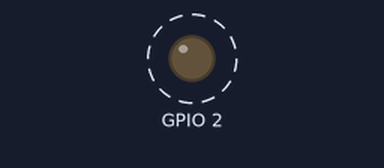
Recording of a program running on a simulated ESP32. Shown: output pins drawn as LEDs (lit = HIGH). Dashed ring = blinking. The camera gives no picture.

Above: at 2.33 s.
Timing chart, 0 to 5.3 s (numbered marks = the images above):
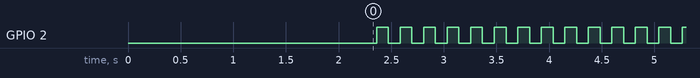

The program:

main.cpp
```cpp
#include "OV2640.hh"
#include "ImgManip.hh"
#include "driver/uart.h"

#pragma pack(push, 1)
typedef struct {
  uint8_t posX;
  uint8_t posY;
  uint32_t area;
} CameraObject;

typedef struct {
  uint8_t objNum;
  CameraObject objList[10];
} DataFrame;
#pragma pack(pop)

OV2640 Camera;
ImgManip Manipulator;

bool structElem[9] = {1,1,1,1,1,1,1,1,1};

uint32_t measureTime();
void sendFrame(uint8_t* data, size_t len, uint32_t interval, float fps, uint8_t labels, std::vector<Blob> labels_info);
void sendInfo(uint8_t labels, std::vector<Blob> labels_info);

void setup() {
  esp_log_level_set("*", ESP_LOG_NONE);

  Serial.begin(115200);
  Serial.flush();
  uart_set_pin(UART_NUM_0, -1, -1, -1, -1);

  Serial2.setTxBufferSize(26000);
  Serial2.begin(1000000, SERIAL_8N1, 3, 1);
  while(!Serial2) delay(10);

  Serial1.begin(115200, SERIAL_8N1, 14, 13);
  Serial1.setTxBufferSize(256);
  while(!Serial1) delay(10);

  pinMode(2, OUTPUT);
  digitalWrite(2, LOW);

  Camera.init();
  Manipulator.init();
}

void loop() {
  uint32_t interval = measureTime();
  float fps = 1000.0 / (float)interval;

  uint8_t * Img = Camera.capture();

  Manipulator.detectEdges();
  Manipulator.setImg(Img, Camera.getWidth(), Camera.getHeight());
  Manipulator.separateChannels();
  Manipulator.detectColors(0,180,150,255);

  Manipulator.dilation(structElem);
  Manipulator.erosion(structElem);
  Manipulator.erosion(structElem);
  Manipulator.dilation(structElem);

  uint8_t labels = Manipulator.label();
  Manipulator.countArea();
  Manipulator.findCenter();
  Manipulator.countRoundness();
  Manipulator.checkBottomEdge();

  std::vector<Blob> labels_info = Manipulator.getLabelsInfo();

  if (Serial2.availableForWrite() >= Camera.getWidth()*Camera.getHeight() + 30)
  {
    sendFrame(
      Manipulator.getResult(),
      Camera.getWidth() * Camera.getHeight(),
      interval,
      fps,
      labels,
      labels_info
    );
  }

  if (Serial1.availableForWrite() >= sizeof(DataFrame))
  {
    sendInfo(labels, labels_info);
  }

  delay(50);
}

uint32_t measureTime() {
  static uint32_t last_call_time = 0;
  uint32_t current_time = millis();
  uint32_t interval = 0;

  if (last_call_time > 0) interval = current_time - last_call_time;
  last_call_time = current_time;

  return interval;
}

void sendFrame(uint8_t* data, size_t len, uint32_t interval, float fps, uint8_t labels, std::vector<Blob> labels_info) {
  const uint8_t header[] = {0xDE, 0xAD, 0xBE, 0xEF};

  Serial2.write(header, 4);
  Serial2.write((uint8_t *)&interval, 4);
  Serial2.write((uint8_t *)&fps,4);
  Serial2.write((uint8_t *)&labels, 1);

  uint32_t test = 30000;

  for(Blob & b: labels_info)
  {
    Serial2.write((uint8_t*)&b.index, 1);
    if(b.bottomEdge) Serial2.write((uint8_t*)&test, 4);
    else Serial2.write((uint8_t*)&b.area, 4);
    Serial2.write((uint8_t*)&b.x, 4);
    Serial2.write((uint8_t*)&b.y, 4);
    Serial2.write((uint8_t*)&b.roundness, 4);
  }

  Serial2.write((uint8_t*)&len, 4);
  Serial2.write(data, len);
}


void sendInfo(uint8_t labels, std::vector<Blob> labels_info)
{
  static bool ledState = false;
  ledState = !ledState;
  digitalWrite(2, ledState);

  DataFrame m;

  m.objNum = labels;


  for(int i = 0; i < 10; i++)
  {
    m.objList[i].posX = 0;
    m.objList[i].posY = 0;
    m.objList[i].area = 0;
  }

  uint32_t test = 30000;

  int idx = 0;
  for(Blob b : labels_info)
  {
    m.objList[idx].posX = (uint8_t)b.x;
    m.objList[idx].posY = (uint8_t)b.y;
    if(b.bottomEdge) m.objList[idx].area = test;
    else m.objList[idx].area = (uint32_t)b.area;

    idx++;
    if(idx >= 10) break;
  }


  Serial1.write((uint8_t *)&m, sizeof(DataFrame));
}
```

ImgManip.hh
```cpp
#pragma once

#include <Arduino.h>
#include <vector>

struct Blob;

class ImgManip
{
    private:
        uint8_t * _Img;
        uint8_t * _matY;
        uint8_t * _matU;
        uint8_t * _matV;
        uint8_t * _result;
        uint8_t * _buf;
        uint8_t * _labels;
        uint8_t * _edges;
        uint8_t * _distance;

        int _width;
        int _height;

        int _labels_num;
        std::vector<Blob> _labels_info;

        int CoordinatestoIndex(int x, int y);
        bool isAround(int x, int y, int neighboarhood);

    public:
        ImgManip();
        ~ImgManip();

        void init();
        void setImg(uint8_t * Img, int width, int height);

        uint8_t * getMatY();
        uint8_t * getMatU();
        uint8_t * getMatV();
        uint8_t * getResult();
        uint8_t * getEdges();
        uint8_t * getDistance();
        std::vector<Blob> getLabelsInfo();
        int getLabelsNum();

        void separateChannels();
        void detectColors(uint8_t minU, uint8_t maxU, uint8_t minV, uint8_t maxV);
        void detectEdges();
        void dilation(bool * StructElem);
        void erosion(bool * StructElem);
        int label();
        void countArea();
        void findCenter();
        void countRoundness();
        void checkBottomEdge();
        void filterEdges();
        void distanceTransform();
        void separateOverlaps();
};

struct Blob
{
    uint8_t index;
    uint32_t area;
    float x;
    float y;
    float roundness;
    bool bottomEdge;
};
```

OV2640.hh
```cpp
#pragma once

#include <Arduino.h>

#include "esp_camera.h"
#include "OV2640_Pinout.hh"

class OV2640
{
    private:
        uint32_t _width;
        uint32_t _height;

    public:
        OV2640();
        ~OV2640();

        bool init();
        uint8_t * capture();

        uint32_t getWidth();
        uint32_t getHeight();
};
```

OV2640_Pinout.hh
```cpp
#define CAM_PIN_PWDN    -1
#define CAM_PIN_RESET   -1
#define CAM_PIN_XVCLK   21
#define CAM_PIN_SIOD    26
#define CAM_PIN_SIOC    27

#define CAM_PIN_D7      35
#define CAM_PIN_D6      34
#define CAM_PIN_D5      39
#define CAM_PIN_D4      36
#define CAM_PIN_D3      19
#define CAM_PIN_D2      18
#define CAM_PIN_D1       5
#define CAM_PIN_D0       4
#define CAM_PIN_VSYNC   25
#define CAM_PIN_HREF    23
#define CAM_PIN_PCLK    22

#define CAM_XVCLK_FREQ  16000000
```

OV2640.cpp
```cpp
#include "OV2640.hh"

OV2640::OV2640()
{
    _width = 0;
    _height = 0;
}

OV2640::~OV2640() {}

bool OV2640::init()
{
    camera_config_t config;

    config.ledc_channel = LEDC_CHANNEL_0;
    config.ledc_timer = LEDC_TIMER_0;
    config.pin_d0 = CAM_PIN_D0;
    config.pin_d1 = CAM_PIN_D1;
    config.pin_d2 = CAM_PIN_D2;
    config.pin_d3 = CAM_PIN_D3;
    config.pin_d4 = CAM_PIN_D4;
    config.pin_d5 = CAM_PIN_D5;
    config.pin_d6 = CAM_PIN_D6;
    config.pin_d7 = CAM_PIN_D7;
    config.pin_xclk = CAM_PIN_XVCLK;
    config.pin_pclk = CAM_PIN_PCLK;
    config.pin_vsync = CAM_PIN_VSYNC;
    config.pin_href = CAM_PIN_HREF;
    config.pin_sccb_sda = CAM_PIN_SIOD;
    config.pin_sccb_scl = CAM_PIN_SIOC;
    config.pin_pwdn = CAM_PIN_PWDN;
    config.pin_reset = CAM_PIN_RESET;
    config.xclk_freq_hz = CAM_XVCLK_FREQ;
    config.pixel_format = PIXFORMAT_YUV422;
    config.frame_size = FRAMESIZE_QCIF;
    config.fb_count = 2;
    config.fb_location = CAMERA_FB_IN_PSRAM;

    esp_err_t e = esp_camera_init(&config);
    if(e != ESP_OK) return false;

    sensor_t * s = esp_camera_sensor_get();
    s->set_vflip(s, 1);
    s->set_contrast(s, 1);
    s->set_saturation(s, 2);

    delay(2000);

    // s->set_exposure_ctrl(s,0);
    // s->set_whitebal(s,0);
    // s->set_gain_ctrl(s, 0);

    return true;
}

uint8_t * OV2640::capture()
{
    camera_fb_t * fb = esp_camera_fb_get();
    if(!fb) return nullptr;

    _width = fb->width;
    _height = fb->height;

    uint8_t * Img = fb->buf;

    esp_camera_fb_return(fb);
    vTaskDelay(pdMS_TO_TICKS(1));

    return Img;
}

uint32_t OV2640::getWidth()
{
    return _width;
}

uint32_t OV2640::getHeight()
{
    return _height;
}
```

Source omitted: ImgManip.cpp (13330 bytes)

Measured:
- by itself, GPIO 2: alternates HIGH for 0.11 s and LOW for 0.11 s
